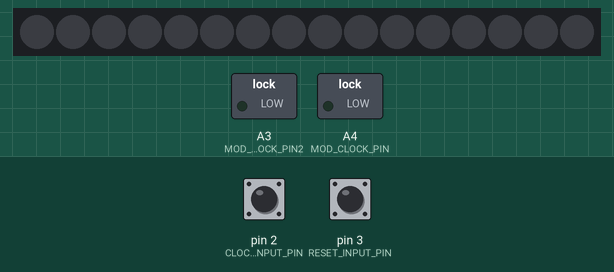
This sketch was run on a simulated Arduino Uno, built with avr-gcc and run on an emulated ATmega328P. Shown: 16 RGB LEDs in strip order, left to right, switched loads named in the sketch (green lamp = pin HIGH). Dashed ring = blinking. Inputs (shaded band) come from the test bench; at power-on: pin 3 (RESET_INPUT_PIN) HIGH, pin 2 (CLOCK_INPUT_PIN) HIGH. Dim RGB values are drawn brighter than linear; pins used as bus, display or sensor lines are not drawn.

Above: at 1.2 s.
1.3 s: pin 3 (RESET_INPUT_PIN) pulled LOW for 0.15 s
At 1.37 s:
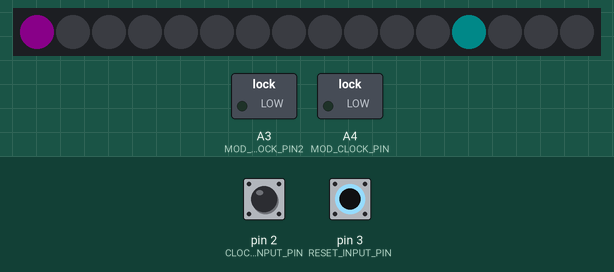
2.9 s: pin 3 (RESET_INPUT_PIN) pulled LOW for 3.2 s
7.6 s: pin 2 (CLOCK_INPUT_PIN) pulsed LOW 5 times (0.12 s each, 0.3 s apart)
At 7.96 s:
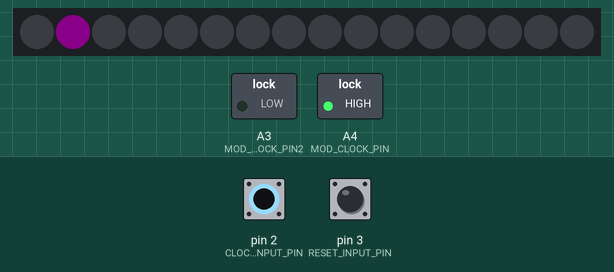
10.6 s: pin 2 (CLOCK_INPUT_PIN) driven LOW
At 10.9 s:
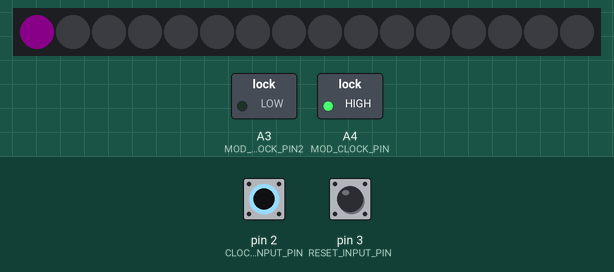
Timing chart, 0 to 13.1 s (numbered marks = the images above; inputs shaded):
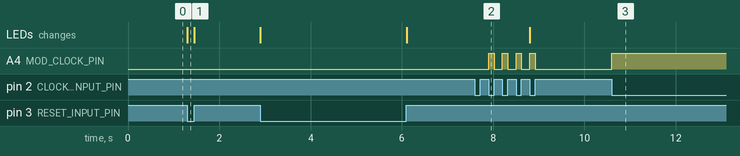

Measured:
- after the input at 1.3 s, the LEDs: change at once (image 1)
- after the input at 7.6 s, A4 (MOD_CLOCK_PIN): alternates HIGH for 0.12 s and LOW for 0.18 s, 8 changes in all, then stays LOW, starting after 0.30 s
- after the input at 10.6 s, A4 (MOD_CLOCK_PIN): LOW → HIGH at once

The sketch:

blazing-baton-eurorack.ino
```cpp
/*
 * TODO: cleanup
 */

#define DEBUG 0

// those are needed in shared files from client
#define DATASOURCE_NONE 0
#define DATASOURCE_IS_SERIAL 1
#define DATASOURCE_IS_RFHOST 2

uint8_t currentDataSource = DATASOURCE_IS_SERIAL;
unsigned long lastMidiEventFromSerial = 0;

long tickCounter = 0; // incremental counter since clock-start-event
bool clockRunning = true;

void setup()
{
  Serial.begin(31250); // MIDI baudrate
  Serial.begin(115200);
  setupCvInputs();
  setupBaton();
  setupModClockOutputs();
}

void loop()
{
  // loopCvClockReset();
}

void debug(String Msg)
{
  if (DEBUG)
  {
    Serial.println(Msg);
  }
}
```

01-blazingBaton.ino
```cpp
/**
 * it seems to be better to use an 6N138 instead of 4N35 opto coupler
 * @see: http://sandsoftwaresound.net/wp-content/uploads/2016/05/schematic_midi_in.jpg
 *
 */
#include <Adafruit_NeoPixel.h>

#define PINLEDSTRIP 7 /** input pin Neopixel is attached to */
#define NUMPIXELS 16  /** number of neopixels in unit (1 chain) */
#define PIXELCHAINS 1 /** for having multiple ledstrips within one chain */


Adafruit_NeoPixel pixels = Adafruit_NeoPixel(NUMPIXELS * PIXELCHAINS, PINLEDSTRIP, NEO_GRB + NEO_KHZ800);

// those variables are for "05-midiEvents.ino"
unsigned long lastBarStartMicros = 0;     // microsecond of last bar first tick (@24 ppqm 1, 97, 193, ) to calculate tempo or tickWidth
unsigned long lastBarStartTickNumber = 0; // the most recent start tick of bar whichs millisecond is stored in lastBarStartMicros

const int countDownToQuarterNote = 64; /** end of countdown [quarter note] (should be a multiple of NUMPIXELS) */

/** TODO: remove unused color vars */
const uint32_t colorWhite = pixels.Color(255, 255, 255);
const uint32_t colorRed = pixels.Color(255, 0, 0);
const uint32_t colorGreen = pixels.Color(0, 255, 0);
const uint32_t colorBlue = pixels.Color(0, 0, 255);
const uint32_t colorCyan = pixels.Color(0, 255, 255);
const uint32_t colorMagenta = pixels.Color(255, 0, 255);
const uint32_t colorYellow = pixels.Color(255, 255, 0);

const uint32_t colorDefault = colorMagenta;
const uint32_t colorCountDown = colorBlue;
const uint32_t colorSectionIndex = colorCyan;
// const uint32_t colorNoSignal = colorRed;

const uint32_t colorDefaultForSourceSerial = colorMagenta;
const uint32_t colorCountDownForSourceSerial  = colorBlue;
const uint32_t colorSectionIndexForSourceSerial  = colorCyan;

const uint32_t colorDefaultForSourceRfHost = colorMagenta;
const uint32_t colorCountDownForSourceRfHost  = colorBlue;
const uint32_t colorSectionIndexForSourceRfHost  = colorYellow;

const uint32_t colorDefaultForSourceNone = colorRed;
const uint32_t colorCountDownForSourceNone  = colorWhite;
const uint32_t colorSectionIndexForSourceNone  = colorWhite;


/** some helper vars that does not change during runtime */
const int ppqn = 4;                                /** pulses per quarter note */
const int maxTicks = ppqn * countDownToQuarterNote; /** when to reset tick counter to zero */
const int countDownStartTick = ppqn * (countDownToQuarterNote - 4);
const int NUMSTATES = NUMPIXELS + 1;
const int numSections = countDownToQuarterNote / NUMPIXELS; /** amount of loops before restart */

/** some helper vars that do change during runtime */

uint32_t tickCounterBatonLoop = 0; // incremental counter since clock-start-event
int insideQuarterNoteCounter = 0;  /** on quarter note start */
int currentSection = 1;            /** loop index (starting from 1) */
int currentStepLedIndex = 0;       /** index of last highlighted led (starting from 0) */

// uint32_t idleColor = colorDefault;

uint32_t lastState[NUMSTATES];
uint32_t newState[NUMSTATES];


uint32_t getColorDefault() {
  if (currentDataSource == DATASOURCE_IS_RFHOST) {
    return colorDefaultForSourceRfHost;
  }
  if (currentDataSource == DATASOURCE_IS_SERIAL) {
    return colorDefaultForSourceSerial;
  }
  return colorDefaultForSourceNone;
}

uint32_t getColorCountDown() {
  if (currentDataSource == DATASOURCE_IS_RFHOST) {
    return colorCountDownForSourceRfHost;
  }
  if (currentDataSource == DATASOURCE_IS_SERIAL) {
    return colorCountDownForSourceSerial;
  }
  return colorCountDownForSourceNone;
}

uint32_t getColorSectionIndex() {
  if (currentDataSource == DATASOURCE_IS_RFHOST) {
    return colorSectionIndexForSourceRfHost;
  }
  if (currentDataSource == DATASOURCE_IS_SERIAL) {
    return colorSectionIndexForSourceSerial;
  }
  return colorSectionIndexForSourceNone;
}

void handleMidiEventStartBaton()
{
  tickCounterBatonLoop = tickCounter % maxTicks;
  insideQuarterNoteCounter = (tickCounterBatonLoop / ppqn) + 1;
  prepareNewLedStates();
  checkLedChange();
}

void handleMidiEventStopBaton()
{
  tickCounterBatonLoop = tickCounter % maxTicks;
  insideQuarterNoteCounter = (tickCounterBatonLoop / ppqn) + 1;
  prepareNewLedStates();
  checkLedChange();
}

// we cant use incremental operator as this script is used by host AND client
// sometims we (client) get the tickCounter set from outside
// so always refer to the tickCounter!
void handleMidiEventTickBaton()
{
  tickCounterBatonLoop = tickCounter % maxTicks;
  insideQuarterNoteCounter = (tickCounterBatonLoop / ppqn) + 1;
  currentSection = (tickCounterBatonLoop / (ppqn * NUMPIXELS)) + 1;
  prepareNewLedStates();
  checkLedChange();
}

/** this method does not trigger any led change but sets the stats in the newArray variable */
void prepareNewLedStates()
{
  if (clockRunning == false)
  {
    idleLedStates();
    return;
  }
  if (tickCounterBatonLoop < countDownStartTick)
  {
    standardLedStates();
    return;
  }
  countdownLedStates();
}

/**
 * increment colored leds by one on each quarter note change
 * and start from 1 again when we reach the last led
 */
void standardLedStates()
{
  currentStepLedIndex = 0;
  for (int i = 0; i < NUMPIXELS; i++)
  {
    newState[i] = 0;
    if (i + 1 <= insideQuarterNoteCounter % NUMPIXELS || insideQuarterNoteCounter % NUMPIXELS == 0)
    {
      newState[i] = getColorDefault();
      currentStepLedIndex = i;
    }
  }
  sectionIndexLedStates();
}

/**
 * perma lightning the last few leds depending on loop index before starting over again
 * but current step has a higher priority
 */
void sectionIndexLedStates()
{
  int ledIndexOfSection;
  for (int i = 0; i < currentSection; i++)
  {
    ledIndexOfSection = NUMPIXELS - numSections + i;
    if (ledIndexOfSection == currentStepLedIndex)
    {
      continue;
    }
    newState[ledIndexOfSection] = getColorSectionIndex();
  }
}

/**
 * clock is not running
 * alternating blink of 1st and 2nd led in quarter note interval
 * TODO: this does not work in case we do not receive clock ticks
 */
void idleLedStates()
{
  clearLedStates();
  if (insideQuarterNoteCounter % 2 == 0)
  {
    newState[0] = getColorDefault();
    return;
  }
  newState[1] = getColorDefault();
}

void checkLedChange()
{
  if (hasStateChanged() == false)
  {
    /** nothing to do without any changes within leds */
    return;
  }
  pixels.clear();
  for (int chainNum = 0; chainNum < NUMPIXELS; chainNum++)
  {
    for (int i = 0; i < NUMPIXELS; i++)
    {
      if (newState[i] == 0)
      {
        continue;
      }
      pixels.setPixelColor(chainNum * NUMPIXELS + i, newState[i]);
    }
  }
  pixels.setBrightness(newState[NUMPIXELS]);
  pixels.show();

  /** persist current led states in lastState array */
  rememberLastState();
}

bool hasStateChanged()
{
  for (int i = 0; i < NUMSTATES; i++)
  {
    if (lastState[i] != newState[i])
    {
      return true;
    }
  }
  return false;
}

/**
 * helper array to check if we need to apply any changes
 * too bad arduino does not support std::array<uint32_t,17> lastState = newState;
 */
void rememberLastState()
{
  for (int i = 0; i < NUMSTATES; i++)
  {
    lastState[i] = newState[i];
  }
}

/**
 * NOTE: led index arguments are starting from 1 (but array indices starts from zero)
 */
void batchColor(int ledIndexFrom, int ledIndexTo, uint32_t color)
{
  for (int i = ledIndexFrom; i <= ledIndexTo; i++)
  {
    newState[(i - 1)] = color;
  }
}

void clearLedStates()
{
  for (int i = 0; i < NUMPIXELS; i++)
  {
    newState[i] = 0;
  }
}

/**
 * first <NUMPIXELS> values are led colors; last value is brightness
 */
void initStateArrays()
{
  for (int i = 0; i < NUMPIXELS; i++)
  {
    newState[i] = 0;
  }
  newState[NUMPIXELS] = 10;
  rememberLastState();
}

void setupBaton()
{
  initStateArrays();
  pixels.begin(); /** Initializes the NeoPixel library. */
}


/**
 * countdownLedStates()
 * this function handles the last 4 quarter notes of a 16 bar loop
 **********************************************
 *   3   X X X X  - - X X  X X - -  X X X X
 *   2   - - X X  X X - -  - - X X  X X - -
 *   1   - - - -  - - X X  X X - -  - - - -
 *  and  X X X X  X X X X  X X X X  X X X X
 **********************************************
 */
void countdownLedStates()
{
  const int flashDuration = 23; /** time in [ticks] before turning leds off */

  switch (tickCounterBatonLoop)
  {
  case countDownStartTick:
    clearLedStates();
    batchColor(1, 4, getColorCountDown());
    batchColor(7, 10, getColorCountDown());
    batchColor(13, 16, getColorCountDown());
    break;
  case countDownStartTick + ppqn:
    clearLedStates();
    batchColor(3, 6, getColorCountDown());
    batchColor(11, 14, getColorCountDown());
    break;
  case countDownStartTick + 2 * ppqn:
    clearLedStates();
    batchColor(7, 10, getColorCountDown());
    break;
  case countDownStartTick + 3 * ppqn:
    batchColor(1, 16, getColorCountDown());
    break;
  case countDownStartTick + flashDuration:
  case countDownStartTick + flashDuration + ppqn:
  case countDownStartTick + flashDuration + 2 * ppqn:
  case maxTicks - 1:
    clearLedStates();
    break;
  }
}
```

03-incomingCvEvents.ino
```cpp
/**
 * Beatstep PRO clock is LOW during stop and goes HIGH ~500 MICROseconds after reset goes high
 *
 * Keystep PRO clock is HIGH during stop
 *   when pressing start we have an additional RISE on the clock input (without going LOW before...)
 */

const int CLOCK_INPUT_PIN = 2; // Input signal pin, must be usable for interrupts
const int RESET_INPUT_PIN = 3; // Reset signal pin, must be usable for interrupts


// ===========================================================================

const int PPQN = 4;

void setupCvInputs() {
  // Interrupts
  pinMode(CLOCK_INPUT_PIN, INPUT);
  pinMode(RESET_INPUT_PIN, INPUT);
  attachInterrupt(digitalPinToInterrupt(CLOCK_INPUT_PIN), isrClock, CHANGE);
  attachInterrupt(digitalPinToInterrupt(RESET_INPUT_PIN), isrReset, CHANGE);
}

void handleIncomingClockCvRising() {
  // do stuff thats only blazing baton related
  handleMidiEventTickBaton();

  tickCounter++;
  handleEventTickModClock(HIGH);
}

void handleIncomingClockCvFalling() {
  handleEventTickModClock(LOW);
}

void handleIncomingResetCvRising() {
  clockRunning = true;
  tickCounter = 0;
  startModClock();

  // do stuff thats only blazing baton related
  handleMidiEventStartBaton();
}

void handleIncomingResetCvFalling() {
  clockRunning = false;
  tickCounter = 0;
  stopModClock();
  handleMidiEventStopBaton();
}

void isrClock() {
  // shouldn't this be inverted??
  if (digitalRead(CLOCK_INPUT_PIN) == LOW) {
    handleIncomingClockCvRising();
    return;
  }
  handleIncomingClockCvFalling();
}

void isrReset() {
  // shouldn't this be inverted??
  if (digitalRead(RESET_INPUT_PIN) == LOW) {
    handleIncomingResetCvRising();
    return;
  }
  handleIncomingResetCvFalling();
}
```

04-outgoingModClockCv.ino
```cpp
/**
 *
 *  this replaces the very first clock pulse with a reset pulse
 *  https://www.modulargrid.net/e/other-unknown-clock-divider--
 *
 *  the modified clock is compatible to modules:
 *   malekko varigate 4+
 *   shakmat time wizard
 *   ikerion clock divider
 *
 *  to get it in sync with my masterclock we need to
 *   -) reset to LOW at FALLING edge of very first clock pulse
 *   -) supress the very first clock pulse after start
 *
 *  additionaly we create another clock with division 1/16
 *  this clock output has also the very first clock pulse supressed
 */

#define MOD_CLOCK_PIN A4
#define MOD_RESET_PIN A5
#define MOD_CLOCK_PIN2 A3


bool slowGateFlag = false;
void setupModClockOutputs() {
  pinMode(MOD_CLOCK_PIN, OUTPUT);
  pinMode(MOD_RESET_PIN, OUTPUT);
  pinMode(MOD_CLOCK_PIN2, OUTPUT);
  digitalWrite(MOD_RESET_PIN, HIGH);
}


void handleEventTickModClock(bool highLow) {
  if (tickCounter == 1) {
    // do not send out very first tick but replace it with a single reset pulse
    digitalWrite(MOD_RESET_PIN, highLow);
    return;
  }

  // all other clock pulses should be a simple copy of the incoming clock pulses
  digitalWrite(MOD_CLOCK_PIN, highLow);

  // additional slow clock with division 1/16
  if ((tickCounter-1) % 16 == 0 && slowGateFlag == false) {
    digitalWrite(MOD_CLOCK_PIN2, highLow);
    slowGateFlag = true;
  }
  if (slowGateFlag == true && !highLow) {
    digitalWrite(MOD_CLOCK_PIN2, LOW);
    slowGateFlag = false;
  }
}
void startModClock() {
  digitalWrite(MOD_RESET_PIN, LOW);
  digitalWrite(MOD_CLOCK_PIN, LOW);
  digitalWrite(MOD_CLOCK_PIN2, LOW);
}
void stopModClock() {
  digitalWrite(MOD_RESET_PIN, LOW);
  digitalWrite(MOD_CLOCK_PIN, LOW);
  digitalWrite(MOD_CLOCK_PIN2, LOW);
}
```
